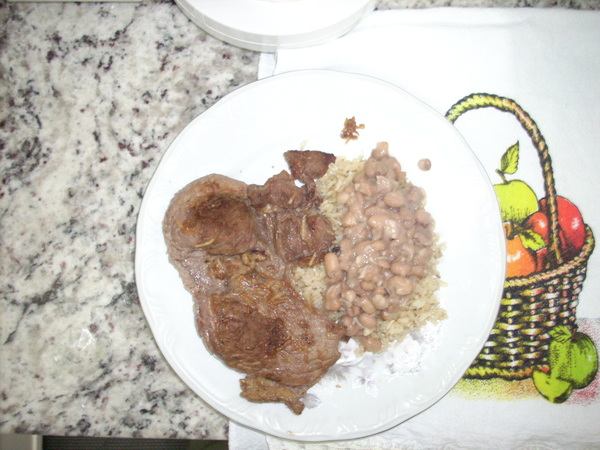
//> input picture lab02_hough/sel_data/0.jpg, 600 x 450 px; its folder holds only this picture in this run
$ ./deteccao_pratos_hough   (built with g++ and OpenCV 4)
//> lines starting //> are read from the running program, lines starting //| are printed output that depends on the picture; after the words box and inside, x2 and y2 are one past the last pixel; in counts of white or black regions, pixels touching at a corner belong together
/*
Laboratório 02 — Detecção de Pratos com Transformada de Hough – Prof. Dr. Fábio Cappabianco
UC de Visão Computacional | Implementação em C++ e OpenCV

Trabalho individual ou em dupla. A atividade consiste em detectar pratos em 100 imagens de
alimentos usando a Transformada de Hough e analisar visualmente os resultados.

1. Objetivo
Implementar a Transformada de Hough para detecção de círculos em imagens de pratos de alimentos.
O programa deve localizar automaticamente os pratos presentes nas imagens.

2. Base de dados
 A base de dados contém 100 imagens e será fornecida.
 Todas as imagens devem ser utilizadas no experimento.
 A avaliação será visual, sem necessidade de separar treino e teste.
*/

/*
3. Implementação
A implementação deve ser feita em C++ com OpenCV. O programa deve ler as imagens, aplicar o
método de detecção e gerar imagens de saída com os círculos detectados.
 Implementar a detecção de círculos com a Transformada de Hough.
 Testar diferentes conjuntos de parâmetros.
 Salvar ou exibir as imagens resultantes.
*/

/*
4. Pré-processamento
Pode-se e deve-se usar pré-processamentos, caso necessário.
 Exemplos: filtro gaussiano, filtro da mediana, suavização, equalização, detecção de bordas.
 No relatório, indicar quais pré-processamentos foram eficazes e quais não foram.
*/

/*
5. Avaliação dos resultados
Cada imagem deve ser classificada visualmente em uma das categorias abaixo:
 Detectado corretamente: o prato principal foi localizado de forma adequada.
 Detectado parcialmente: houve detecção, mas com posição, raio ou quantidade de círculos apenas
parcialmente satisfatórios.
 Não detectado ou detectado incorretamente: o prato não foi localizado, ou a detecção foi claramente
errada.
Ao final, deve ser contado quantas imagens ficaram em cada categoria.
*/

#include <opencv2/opencv.hpp>
#include <iostream>
#include <vector>
#include <string>
#include <filesystem>
#include <algorithm>

int main() {
    // Caminho para a pasta de imagens
    std::filesystem::path folderPath = "sel_data";

    // Vetor para armazenar os resultados
    std::vector<std::string> results;

    // Crie duas variáveis para contar as imagens com deteccao e sem deteccao
    int detectedCount = 0;
    int notDetectedCount = 0;

    std::vector<std::filesystem::path> imageFiles;
    for (const auto &entry : std::filesystem::directory_iterator(folderPath)) {
        if (!entry.is_regular_file() || entry.path().extension() != ".jpg") {
            continue;
        }

        const std::string stem = entry.path().stem().string();
        if (!std::all_of(stem.begin(), stem.end(), [](unsigned char ch) {
                return std::isdigit(ch);
            })) {
            continue;
        }

        imageFiles.push_back(entry.path());
    }

    std::sort(imageFiles.begin(), imageFiles.end(), [](const auto &a, const auto &b) {
        return std::stoi(a.stem().string()) < std::stoi(b.stem().string());
    });

    // Loop para processar cada imagem
    for (const auto &filePath : imageFiles) {
        std::string fileName = filePath.string();

        // Ler a imagem
        cv::Mat image = cv::imread(fileName);
//> image is the input picture: 450 rows x 600 cols, CV_8UC3; mean B, G, R 182, 192.7, 199.3
        if (image.empty()) {
            std::cerr << "Erro ao ler a imagem: " << fileName << std::endl;
            continue;
        }

        // Pré-processamento melhorado para pratos transparentes
        cv::Mat gray;
        cv::cvtColor(image, gray, cv::COLOR_BGR2GRAY);
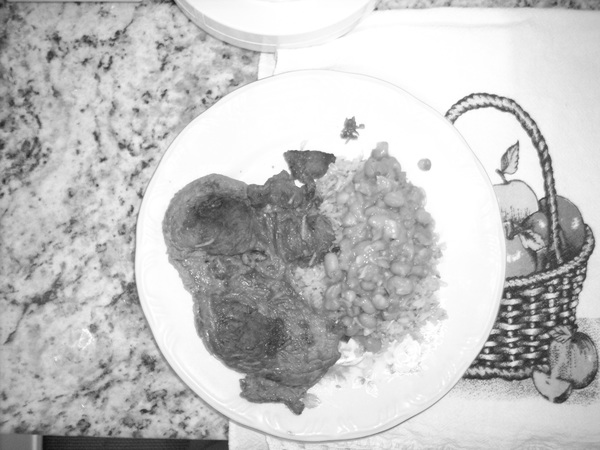
//> gray: 450 rows x 600 cols, CV_8UC1; min 15, max 255, mean 193.5

        // Aplicar filtro bilateral para suavizar mantendo bordas
        cv::Mat bilateral;
        cv::bilateralFilter(
            gray,
            bilateral, // Imagem de saída
            9, // d (diâmetro do pixel vizinho)
            75, // sigmaColor
            75  // sigmaSpace
        );
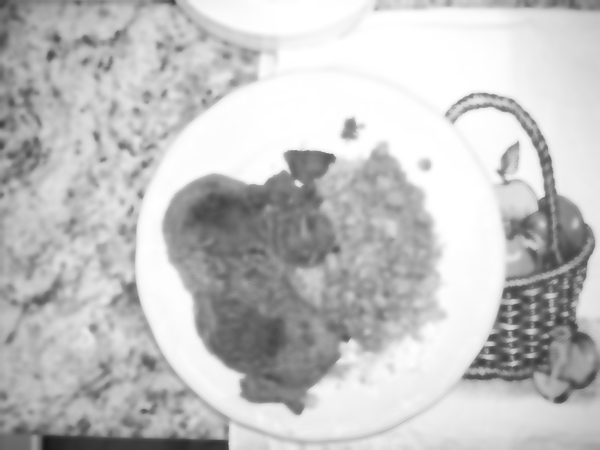
//> bilateral: 450 rows x 600 cols, CV_8UC1; min 23, max 255, mean 193.5

        // Aplicar CLAHE (Contrast Limited Adaptive Histogram Equalization)
        // Muito eficaz para realçar bordas fracas em pratos transparentes
        cv::Mat clahe_result;
        cv::Ptr<cv::CLAHE> clahe = cv::createCLAHE(
            2.4, // clipLimit. Iniciei com 2.0
            cv::Size(8, 8) // tileGridSize
        );
        clahe->apply(bilateral, clahe_result);
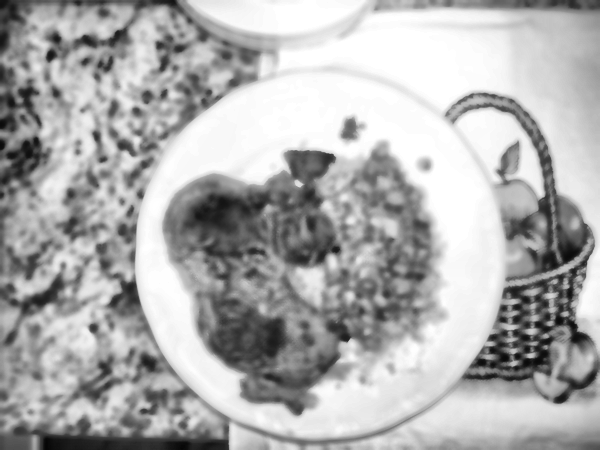
//> clahe_result: 450 rows x 600 cols, CV_8UC1; min 5, max 255, mean 174.5

        // Aplicar morphological closing para conectar bordas fragmentadas
        cv::Mat kernel = cv::getStructuringElement(cv::MORPH_ELLIPSE, cv::Size(5, 5));
        cv::Mat closed;
        cv::morphologyEx(clahe_result, closed, cv::MORPH_CLOSE, kernel);

        // Filtro Gaussiano suave apenas para suavização final
        cv::Mat blurred;
        cv::GaussianBlur(closed, blurred, cv::Size(5, 5), 1.0);

        // Detecção de círculos usando a Transformada de Hough
        std::vector<cv::Vec3f> circles;
        cv::HoughCircles(
            blurred,
            circles,
            cv::HOUGH_GRADIENT, // Método de detecção de círculos
            1.2, // dp (resolução inversa do acumulador)
            blurred.rows / 3, // minDist (distância mínima entre os centros dos círculos detectados)
            120, // param1 (limiar superior para o detector de bordas Canny)
            45, // param2 (limiar para o centro do círculo na fase de acumulação)
            blurred.rows / 6, // minRadius (raio mínimo do círculo a ser detectado)
            blurred.rows / 2 // maxRadius (raio máximo do círculo a ser detectado)
        );
//> circles = 4 circles (x, y, radius): [317.4, 255, 183.4], [166.2, 208.2, 182], [469.8, 222.6, 121.3], [3, 241.8, 78.6]

        cv::Vec3f bestCircle;
        bool hasBestCircle = false;
        for (const auto &circle : circles) {
            if (!hasBestCircle || circle[2] > bestCircle[2]) {
                bestCircle = circle;
                hasBestCircle = true;
            }
        }
//> this loop made 4 passes
//> after the loop, hasBestCircle = true

        // Contar as imagens com detecção e sem detecção
        if (hasBestCircle) {
            detectedCount++;
        } else {
            notDetectedCount++;
        }

        // Desenhar apenas o círculo mais provável na imagem original
        if (hasBestCircle) {
            cv::Vec3i c = bestCircle;
//> c = [317, 255, 183]
            cv::circle(image, cv::Point(c[0], c[1]), c[2], cv::Scalar(0, 255, 0), 2);
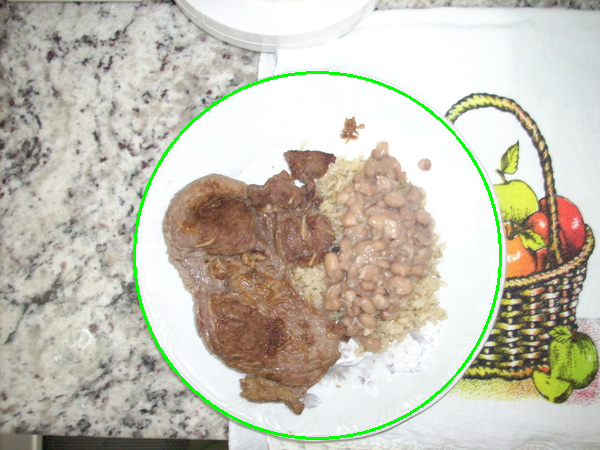
//> image: 450 rows x 600 cols, CV_8UC3; 1.28% of pixels changed, all inside (x1, y1, x2, y2) = (133, 71, 502, 440)
            cv::circle(image, cv::Point(c[0], c[1]), 2, cv::Scalar(0, 0, 255), 3);
//> image: 450 rows x 600 cols, CV_8UC3; 41 pixels changed, all inside (x1, y1, x2, y2) = (313, 251, 322, 260)
        }

        // Exibir o path da imagem e o número de círculos detectados
        std::cout << "Imagem: " << fileName << " - Círculos detectados: " << circles.size() << std::endl;
//| Imagem: sel_data/0.jpg - Círculos detectados: 4

        // Exibir ou salvar a imagem resultante
        std::string outputFileName = (folderPath / ("output_" + filePath.filename().string())).string();
        cv::imwrite(outputFileName, image);

        // Classificar o resultado visualmente (a ser feito manualmente)
        results.push_back("Classificação da imagem " + filePath.filename().string());
    }

    // Exibir os resultados
    std::cout << "Imagens com detecção: " << detectedCount << std::endl;
    std::cout << "Imagens sem detecção: " << notDetectedCount << std::endl;
    //for (const auto& result : results) {
    //    std::cout << result << std::endl;
    //}
}

$ run again, on lab02_hough/sel_data/12.jpg
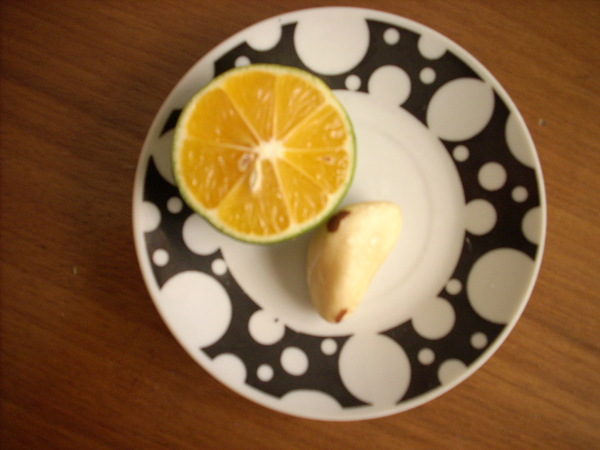
//> input picture lab02_hough/sel_data/12.jpg, 600 x 450 px
//> image is the input picture: 450 rows x 600 cols, CV_8UC3; mean B, G, R 62.2, 99.5, 135.1
//> `clahe->apply(bilateral, clahe_result);`:
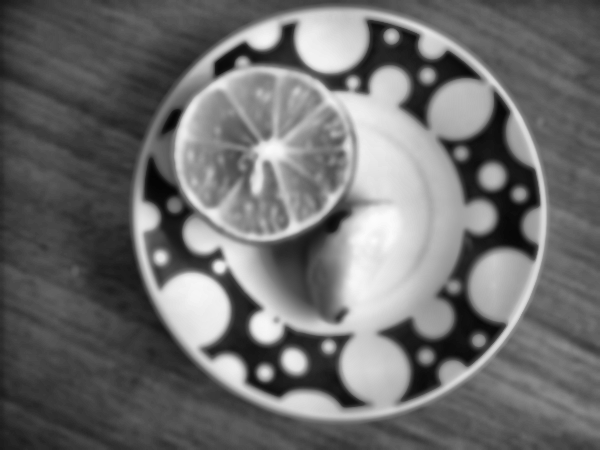
//> clahe_result: 450 rows x 600 cols, CV_8UC1; min 3, max 252, mean 109.4
//> circles = 1 circle (x, y, radius): [340.2, 213, 207.2]
//> the loop `for (const auto &circle : circles)` made 1 pass
//> after the loop `for (const auto &circle : circles)`: hasBestCircle = true
//> c = [340, 213, 207]
//> `cv::circle(image, cv::Point(c[0], c[1]), c[2], cv::Scalar(0, 255, 0), ..`:
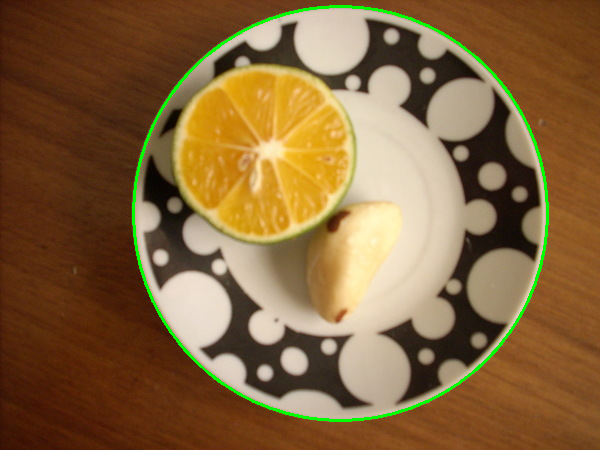
//> image: 450 rows x 600 cols, CV_8UC3; 1.43% of pixels changed, all inside (x1, y1, x2, y2) = (132, 5, 549, 422)
//| Imagem: sel_data/12.jpg - Círculos detectados: 1

$ run again, on lab02_hough/sel_data/13.jpg
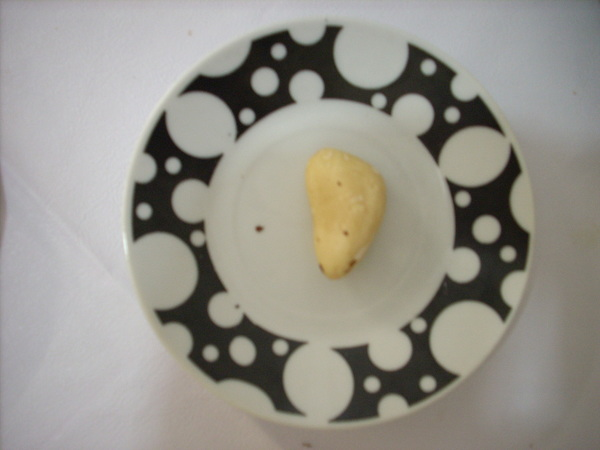
//> input picture lab02_hough/sel_data/13.jpg, 600 x 450 px
//> image is the input picture: 450 rows x 600 cols, CV_8UC3; mean B, G, R 139.3, 147.6, 150.4
//> `clahe->apply(bilateral, clahe_result);`:
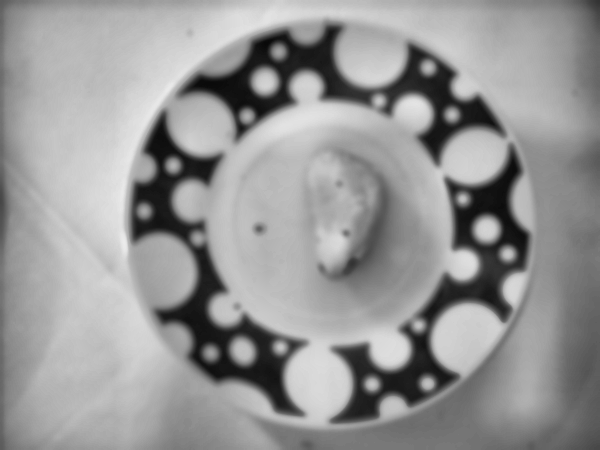
//> clahe_result: 450 rows x 600 cols, CV_8UC1; min 9, max 235, mean 150.4
//> circles = 1 circle (x, y, radius): [333, 228.6, 200]
//> the loop `for (const auto &circle : circles)` made 1 pass
//> after the loop `for (const auto &circle : circles)`: hasBestCircle = true
//> c = [333, 229, 200]
//> `cv::circle(image, cv::Point(c[0], c[1]), c[2], cv::Scalar(0, 255, 0), ..`:
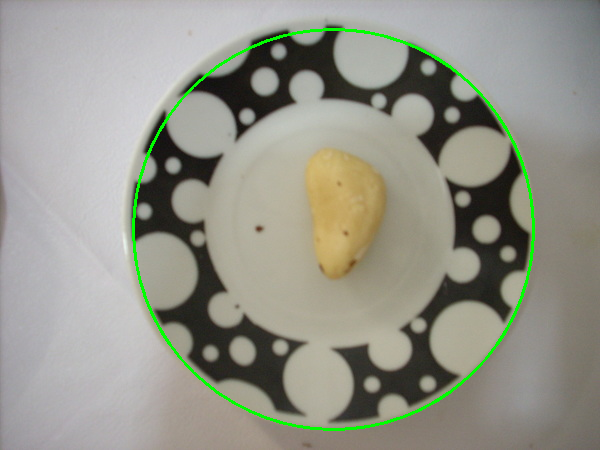
//> image: 450 rows x 600 cols, CV_8UC3; 1.37% of pixels changed, all inside (x1, y1, x2, y2) = (132, 28, 535, 431)
//| Imagem: sel_data/13.jpg - Círculos detectados: 1

$ run again, on lab02_hough/sel_data/14.jpg
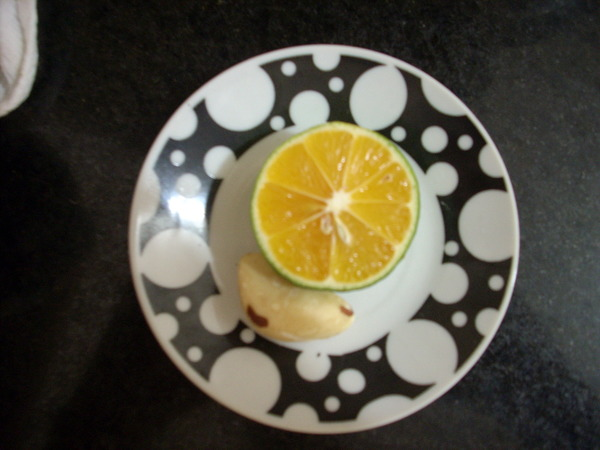
//> input picture lab02_hough/sel_data/14.jpg, 600 x 450 px
//> image is the input picture: 450 rows x 600 cols, CV_8UC3; mean B, G, R 65.4, 80.1, 84.5
//> `clahe->apply(bilateral, clahe_result);`:
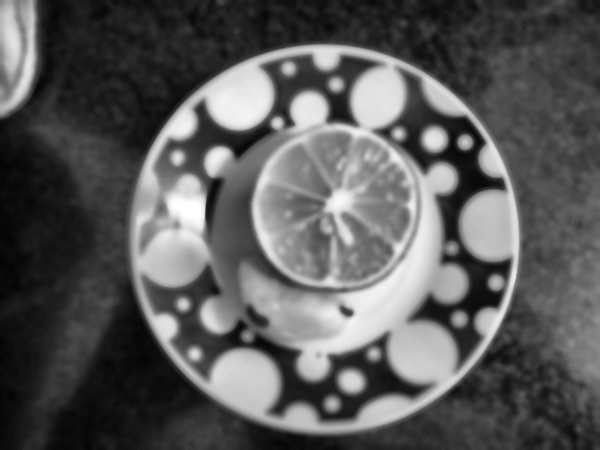
//> clahe_result: 450 rows x 600 cols, CV_8UC1; min 4, max 255, mean 89.7
//> circles = 1 circle (x, y, radius): [324.6, 238.2, 195.1]
//> the loop `for (const auto &circle : circles)` made 1 pass
//> after the loop `for (const auto &circle : circles)`: hasBestCircle = true
//> c = [325, 238, 195]
//> `cv::circle(image, cv::Point(c[0], c[1]), c[2], cv::Scalar(0, 255, 0), ..`:
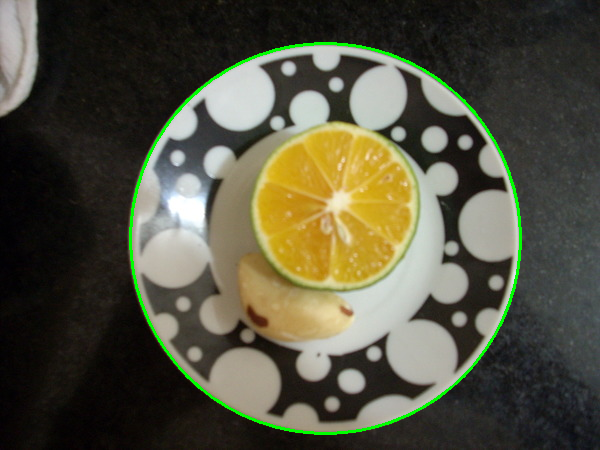
//> image: 450 rows x 600 cols, CV_8UC3; 1.35% of pixels changed, all inside (x1, y1, x2, y2) = (129, 42, 522, 435)
//| Imagem: sel_data/14.jpg - Círculos detectados: 1

$ run again, on lab02_hough/sel_data/10.jpg
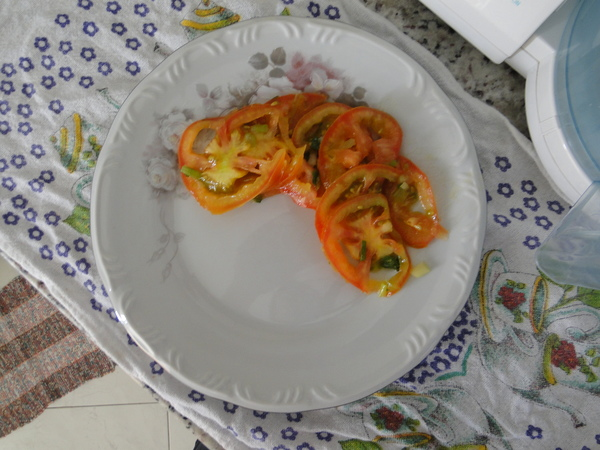
//> input picture lab02_hough/sel_data/10.jpg, 600 x 450 px
//> image is the input picture: 450 rows x 600 cols, CV_8UC3; mean B, G, R 124.4, 133.8, 141.5
//> circles = 3 circles (x, y, radius): [286.2, 213, 197.9], [103.8, 130.2, 104], [419.4, 300.6, 133.2]
//> the loop `for (const auto &circle : circles)` made 3 passes
//> after the loop `for (const auto &circle : circles)`: hasBestCircle = true
//> c = [286, 213, 198]
//> `cv::circle(image, cv::Point(c[0], c[1]), c[2], cv::Scalar(0, 255, 0), ..`:
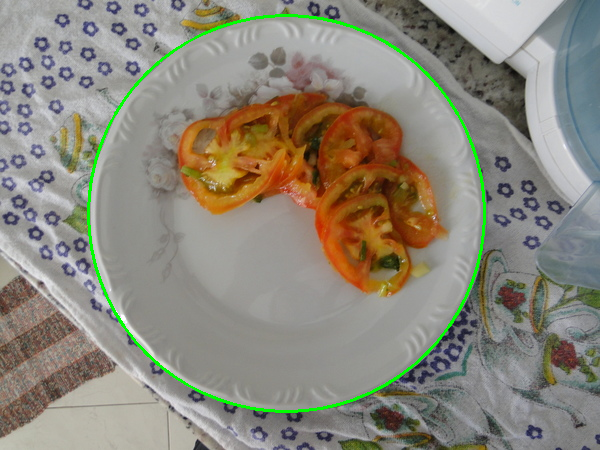
//> image: 450 rows x 600 cols, CV_8UC3; 1.38% of pixels changed, all inside (x1, y1, x2, y2) = (87, 14, 486, 413)
//| Imagem: sel_data/10.jpg - Círculos detectados: 3
